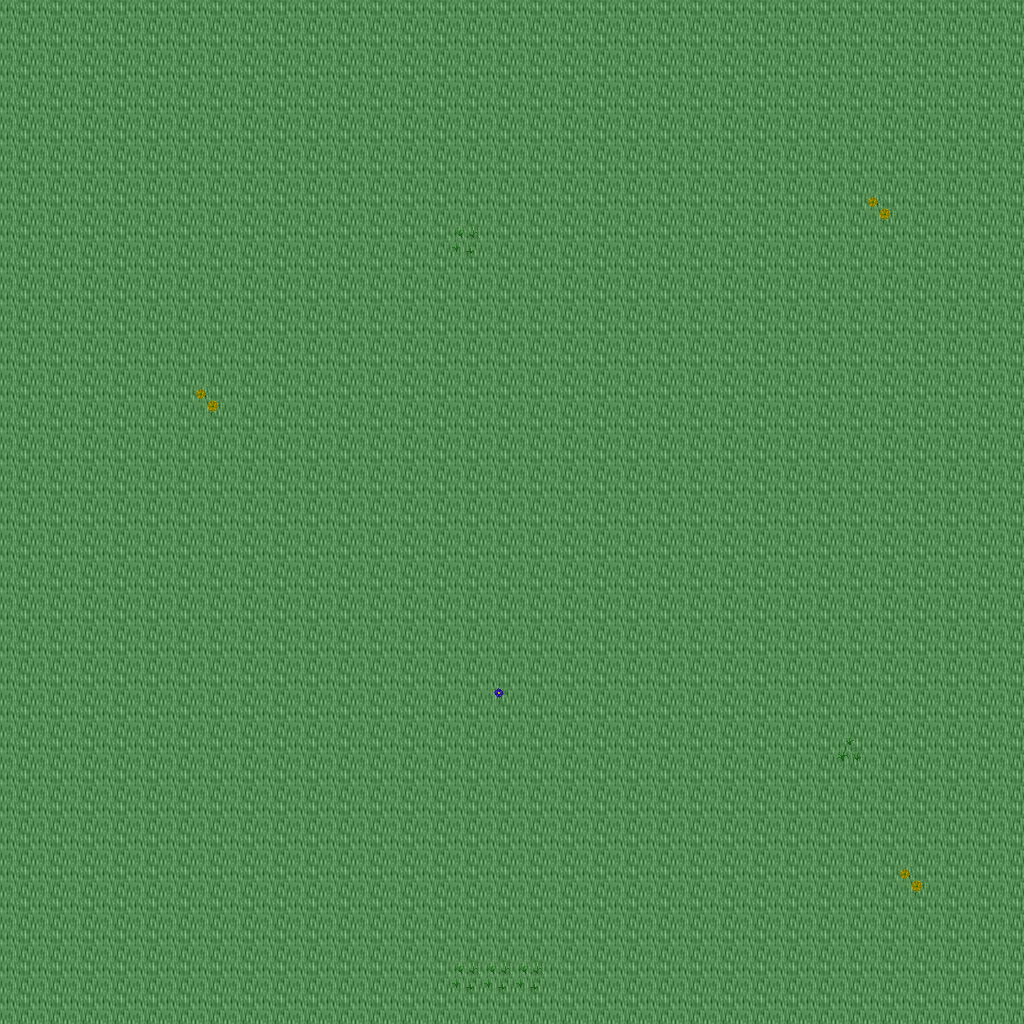

This is a level from a 2D game, rendered from its Tiled map with the project's own tilesets. A one-line summary and the map file follow, with tile-layer data summarised:
An orthogonal 32x32 tile map with 32x32 px tiles, 5 tile layers (Ground, Objects, Objects2, Above, ...), 1 hidden layer not drawn, 12 tilesets.

<map version="1.10" tiledversion="1.11.0" orientation="orthogonal" renderorder="right-down" width="32" height="32" tilewidth="32" tileheight="32" infinite="0" nextlayerid="11" nextobjectid="1">
 <tileset firstgid="1" name="ground_ground" tilewidth="32" tileheight="32" tilecount="33" columns="3">
  <image source="../drawable/ground_ground.png" width="96" height="352" />
 </tileset>
 <tileset firstgid="34" name="ground_water_pool" tilewidth="32" tileheight="32" tilecount="72" columns="3">
  <image source="../drawable/ground_water_pool.png" width="96" height="768" />
 </tileset>
 <tileset firstgid="106" name="ground_grass_edges" tilewidth="32" tileheight="32" tilecount="36" columns="12">
  <image source="../drawable/ground_grass_edges.png" width="384" height="96" />
 </tileset>
 <tileset firstgid="142" name="ground_grass_corners" tilewidth="32" tileheight="32" tilecount="24" columns="6">
  <image source="../drawable/ground_grass_corners.png" width="192" height="128" />
 </tileset>
 <tileset firstgid="166" name="building_wall_wood" tilewidth="32" tileheight="32" tilecount="16" columns="4">
  <image source="../drawable/building_wall_wood.png" width="128" height="128" />
 </tileset>
 <tileset firstgid="182" name="plant_grasses" tilewidth="32" tileheight="32" tilecount="6" columns="3">
  <image source="../drawable/plant_grasses.png" width="96" height="64" />
 </tileset>
 <tileset firstgid="188" name="plant_flower_daisy_yellow" tilewidth="32" tileheight="32" tilecount="8" columns="2">
  <image source="../drawable/plant_flower_daisy_yellow.png" width="64" height="128" />
 </tileset>
 <tileset firstgid="196" name="plant_flower_daisy_blue" tilewidth="32" tileheight="32" tilecount="8" columns="2">
  <image source="../drawable/plant_flower_daisy_blue.png" width="64" height="128" />
 </tileset>
 <tileset firstgid="204" name="building_door_door_w" tilewidth="32" tileheight="32" tilecount="6" columns="2">
  <image source="../drawable/building_door_door_w.png" width="64" height="96" />
 </tileset>
 <tileset firstgid="210" name="building_door_door_e" tilewidth="32" tileheight="32" tilecount="6" columns="2">
  <image source="../drawable/building_door_door_e.png" width="64" height="96" />
 </tileset>
 <tileset firstgid="216" name="logic_creature_animal" tilewidth="32" tileheight="32" tilecount="32" columns="8">
  <image source="../drawable/logic_creature_animal.png" width="256" height="128" />
 </tileset>
 <tileset firstgid="248" name="logic_collision" tilewidth="32" tileheight="32" tilecount="1" columns="1">
  <image source="../drawable/logic_collision.png" width="32" height="32" />
 </tileset>
 <layer id="1" name="Ground" width="32" height="32">
  <data>[1024 cells, 1024 non-empty, 1 distinct tile ids]</data>
 </layer>
 <layer id="2" name="Objects" width="32" height="32">
  <data>[1024 cells, 0 non-empty, 0 distinct tile ids]</data>
 </layer>
 <layer id="3" name="Objects2" width="32" height="32">
  <data>[1024 cells, 9 non-empty, 4 distinct tile ids]</data>
 </layer>
 <layer id="4" name="Above" width="32" height="32">
  <data>[1024 cells, 0 non-empty, 0 distinct tile ids]</data>
 </layer>
 <layer id="5" name="Above2" width="32" height="32">
  <data>[1024 cells, 0 non-empty, 0 distinct tile ids]</data>
 </layer>
 <layer id="6" name="Walkable" width="32" height="32" visible="0">
  <data>[1024 cells, 0 non-empty, 0 distinct tile ids]</data>
 </layer>
 <objectgroup id="7" name="Mapevents" />
 <objectgroup id="8" name="Spawn" />
 <objectgroup id="9" name="Keys" />
 <objectgroup id="10" name="Replace" />
</map>
